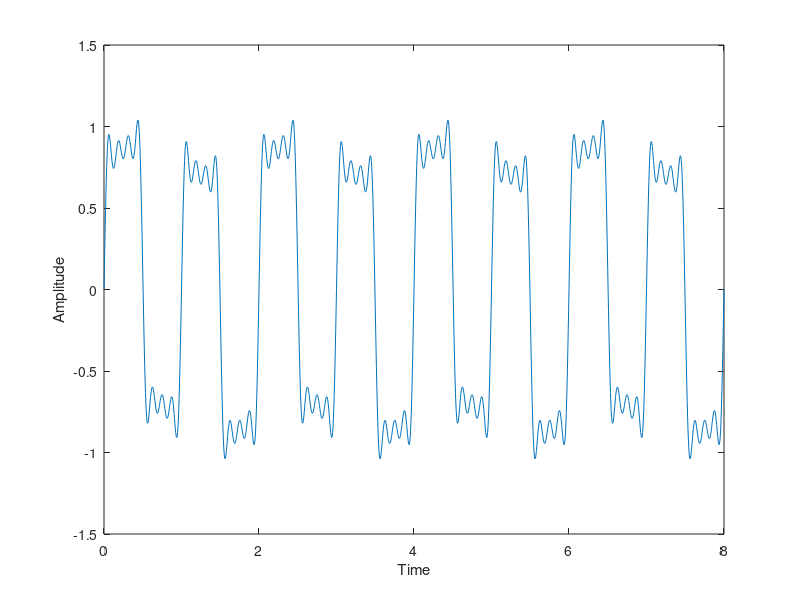

Source code (MATLAB):
% Task 3
clc
clear all
t=0:0.005:8;
s=sin(2*pi*t)+sin(6*pi*t)/3+sin(10*pi*t)/5+sin(14*pi*t)/7+sin(1*pi*t)/9;
plot(t,s);
xlabel('Time');
ylabel('Amplitude');

